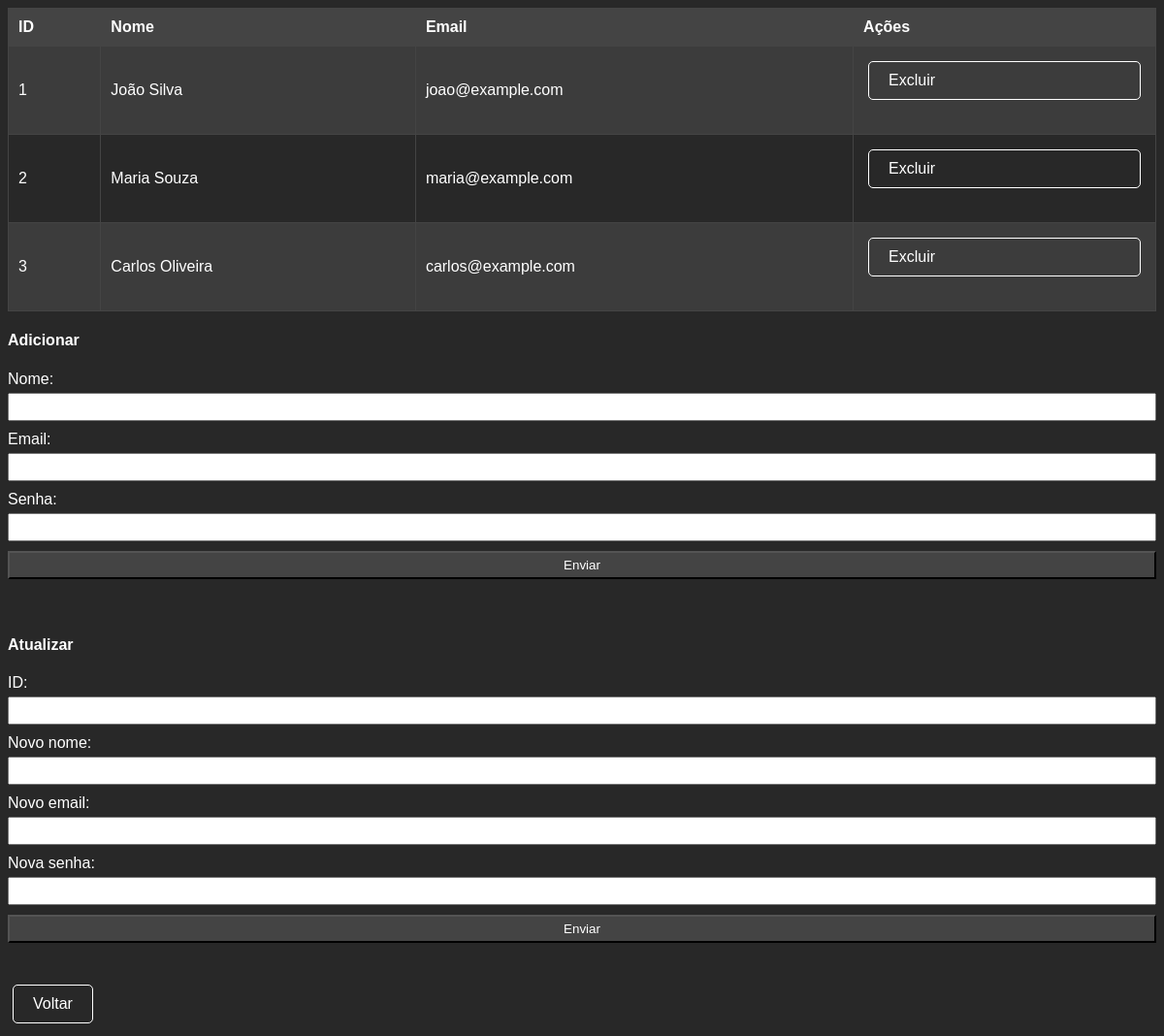
Screenshot of /Usuarios/listar.php with the database file from the repository.
### tables this page shows
CREATE TABLE IF NOT EXISTS usuario (
    id INT AUTO_INCREMENT PRIMARY KEY,
    nome VARCHAR(100) NOT NULL,
    email VARCHAR(100) UNIQUE NOT NULL,
    senha VARCHAR(100) NOT NULL
);

### Usuarios/funcoes.php (called while the page is built, shortened)
<?php
function listarUsuarios($conn) {
    $sql = "SELECT * FROM usuario";
    $result = mysqli_query($conn, $sql);
    $usuarios = array();
    if ($result && mysqli_num_rows($result) > 0) {
        while ($row = mysqli_fetch_assoc($result)) {
            $usuarios[] = $row;
        }
    }
    return $usuarios;
}
?>

### Usuarios/listar.php (the view, shortened to what this page needs)
<!DOCTYPE html>
<html lang="pt-BR">
<head>
</head>
<?php
include "../conexao.php";
include "funcoes.php";
$usuarios = listarUsuarios($conn);
?>
<table>
    <tr>
        <th>ID</th>
        <th>Nome</th>
        <th>Email</th>
        <th>Ações</th>
    </tr>
    <?php foreach ($usuarios as $usuario) : ?>
        <tr>
            <td><?= $usuario['id'] ?></td>
            <td><?= $usuario['nome'] ?></td>
            <td><?= $usuario['email'] ?></td>
            <td>
                <form id="botaoExcluir<?= $usuario['id'] ?>" action="deletear.php" method="post">
                    <a href="javascript:confirmDelete(<?= $usuario['id'] ?>);">Excluir</a>
                </form>
            </td>
        </tr>
    <?php endforeach; ?>
</table>
<h4>Adicionar</h4>
<form action="inserir.php" method="post">
    <label for="nome">Nome:</label>
    <input type="text" name="nome" id="#">
    <label for="email">Email:</label>
    <input type="email" name="email" id="#">
    <label for="senha">Senha:</label>
    <input type="password" name="senha" id="#">
    <input type="submit" value="Enviar">
</form>
<br>
<h4>Atualizar</h4>
<form action="alterar.php" method="post">
    <label for="id">ID:</label>
    <input type="number" name="id" id="#">
    <label for="nome">Novo nome:</label>
    <input type="text" name="nome" id="#">
    <label for="email">Novo email:</label>
    <input type="email" name="email" id="#">
    <label for="senha">Nova senha:</label>
    <input type="password" name="senha" id="#">
    <input type="submit" value="Enviar">
</form>
<br>
<a href="../index.php">Voltar</a>
</html>

### Usuarios/listar.php (style rules this page uses)
table { width: 100%; border-collapse: collapse; margin-bottom: 20px; }
th, td { border: 1px solid #444444; padding: 10px; text-align: left; }
th { background-color: #444444; color: #FFFFFF; }
tr:nth-child(even) { background-color: #3c3c3c; }
form { display: flex; flex-direction: column; margin-bottom: 20px; }
label { margin-bottom: 5px; }
input[type="text"], input[type="email"], input[type="password"], input[type="number"] { margin-bottom: 10px; padding: 5px; }
input[type="submit"] { background-color: #444444; color: #FFFFFF; padding: 5px 10px; cursor: pointer; }
a { color: #FFFFFF; display: inline-block; padding: 10px 20px; margin: 5px; border: 1px solid #FFFFFF; border-radius: 5px; text-decoration: none; transition: background-color 0.3s ease; }

### rows the page displays
usuario: id "1", nome "João Silva", email "joao@example.com"
usuario: id "2", nome "Maria Souza", email "maria@example.com"
usuario: id "3", nome "Carlos Oliveira", email "carlos@example.com"
